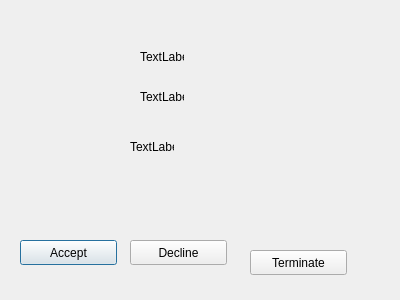
<ui version="4.0" >
 <class>JingleVoiceSessionDialogBase</class>
 <widget class="QDialog" name="JingleVoiceSessionDialogBase" >
  <property name="geometry" >
   <rect>
    <x>0</x>
    <y>0</y>
    <width>400</width>
    <height>300</height>
   </rect>
  </property>
  <property name="windowTitle" >
   <string>Incoming Jingle Session</string>
  </property>
  <widget class="QPushButton" name="buttonAccept" >
   <property name="geometry" >
    <rect>
     <x>20</x>
     <y>240</y>
     <width>97</width>
     <height>25</height>
    </rect>
   </property>
   <property name="text" >
    <string>Accept</string>
   </property>
  </widget>
  <widget class="QPushButton" name="buttonDecline" >
   <property name="geometry" >
    <rect>
     <x>130</x>
     <y>240</y>
     <width>97</width>
     <height>25</height>
    </rect>
   </property>
   <property name="text" >
    <string>Decline</string>
   </property>
  </widget>
  <widget class="QPushButton" name="buttonTerminate" >
   <property name="geometry" >
    <rect>
     <x>250</x>
     <y>250</y>
     <width>97</width>
     <height>25</height>
    </rect>
   </property>
   <property name="text" >
    <string>Terminate</string>
   </property>
  </widget>
  <widget class="QLabel" name="labelSessionStatus" >
   <property name="geometry" >
    <rect>
     <x>140</x>
     <y>50</y>
     <width>44</width>
     <height>14</height>
    </rect>
   </property>
   <property name="text" >
    <string>TextLabel</string>
   </property>
  </widget>
  <widget class="QLabel" name="labelDisplayName" >
   <property name="geometry" >
    <rect>
     <x>140</x>
     <y>90</y>
     <width>44</width>
     <height>14</height>
    </rect>
   </property>
   <property name="text" >
    <string>TextLabel</string>
   </property>
  </widget>
  <widget class="QLabel" name="labelContactPhoto" >
   <property name="geometry" >
    <rect>
     <x>130</x>
     <y>140</y>
     <width>44</width>
     <height>14</height>
    </rect>
   </property>
   <property name="text" >
    <string>TextLabel</string>
   </property>
  </widget>
 </widget>
 <resources/>
 <connections/>
</ui>
